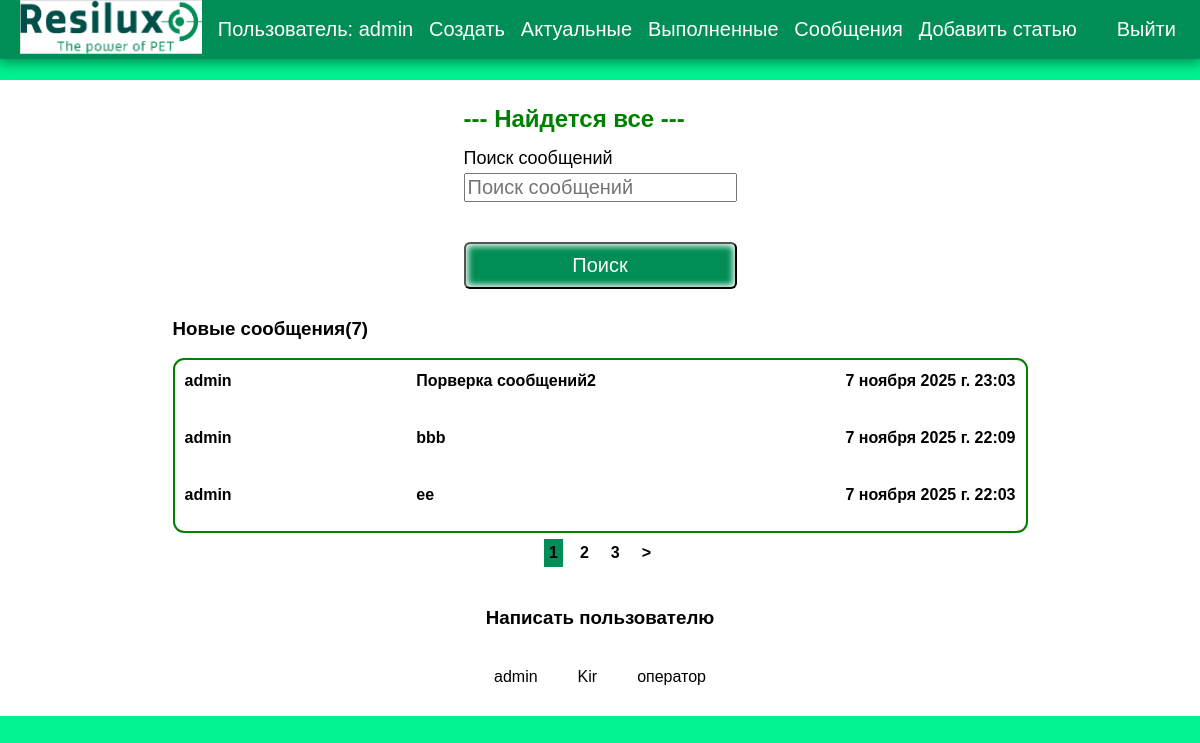
Page /tasks/tasks/inbox.html (signed in) on the committed database.
### tasks/models.py (models this page shows, shortened)
class Message(models.Model):
    sender = models.ForeignKey(User, on_delete=models.SET_NULL, null=True, blank=True, verbose_name="Отправитель")
    recipient = models.ForeignKey(User, on_delete=models.SET_NULL, null=True, blank=True, related_name="messages",
                                  verbose_name="Получатель")
    name = models.CharField(max_length=200, null=True, blank=True, verbose_name="Имя")
    email = models.EmailField(max_length=200, null=True, blank=True, verbose_name="email")
    subject = models.CharField(max_length=200, null=True, blank=True, verbose_name="Тема")
    body = models.TextField(verbose_name="Сообщение")
    is_read = models.BooleanField(default=False, null=True, verbose_name="Прочитано")
    created = models.DateTimeField(auto_now_add=True, verbose_name="Дата создания")
    class Meta:
        ordering = ['is_read', 'created']
        verbose_name = "сообщение"
        verbose_name_plural = "сообщения"

### tasks/views.py (the view)
# urls.py: path('tasks/inbox.html', views.inbox, name='inbox'),
@login_required(login_url='login')
def inbox(request):
    search_query, ms = search_messages(request)
    unread_count = ms.filter(is_read=False).count()
    custom_range, ms = paginate_messages(request, ms, 3)
    message_request = ms
    users = User.objects.all()
    title = "Все сообщения"
    context = {
        'message_request': ms,
        'unread_count': unread_count,
        'search_query': search_query,
        'custom_range': custom_range,
        'users': users,
        'title': title,
    }
    return render(request, 'tasks/inbox.html', context)

### tasks/utils.py (called while the page is built)
def search_messages(request):
    search_query = ''
    if request.GET.get('search_query'):
        search_query = request.GET.get('search_query')
    ms = Message.objects.order_by('-created').filter(recipient=request.user).filter(
        Q(body__icontains=search_query) |
        Q(subject__icontains=search_query)
    )
    return search_query, ms

def paginate_messages(request, ms, results):
    page = request.GET.get('page')
    paginator = Paginator(ms, results)
    try:
        ms = paginator.page(page)
    except PageNotAnInteger:  # http://127.0.0.1:8000/projects/?page=assa
        page = 1
        ms = paginator.page(page)
    except EmptyPage:  # http://127.0.0.1:8000/projects/?page=100000
        page = paginator.num_pages  # последняя страница
        ms = paginator.page(page)
    left_index = int(page) - 4
    if left_index < 1:
        left_index = 1
    right_index = int(page) + 5
    if right_index > paginator.num_pages:
        right_index = paginator.num_pages + 1
    custom_range = range(left_index, right_index)
    return custom_range, ms

### tasks/templates/tasks/inbox.html
{% extends 'tasks/base.html' %}
{% load static %}
{% block content %}
<section class="hero-section text-center">
    <div class="container container--narrow">
        <div class="hero-section__box">
            <h2>--- Найдется все --- </h2>
        </div>
        <div class="hero-section__search">
            <form class="form" action="#" method="get">
                <div class="form__field">
                    <label for="formInput#search">Поиск сообщений</label>
                    <input class="input input--text" id="formInput#search" type="text" name="search_query"
                           value="{{ search_query }}"
                           placeholder="Поиск сообщений"/>
                </div>
                <input class="btn btn--sub btn--lg" type="submit" value="Поиск"/>
            </form>
        </div>
    </div>
</section>
<main class="inbox">
    <div class="content-box">
        <h3 class="inbox__title">Новые сообщения(<span>{{ unread_count }}</span>)</h3>
        <ul class="messages">
            {% for message in message_request %}
            {% if message.is_read == False %}
            <li class="message message--unread">
                {% else %}
            <li class="message">
                {% endif %}
                <a href="{% url 'message' message.id %}">
                    <span class="message__author">{{ message.name }}</span>
                    <span class="message__subject">{{ message.subject }}</span>
                    <span class="message__date">{{ message.created }}</span>
                </a>
            </li>
            {% endfor %}
        </ul>
    </div>
{% include 'tasks/pagination.html' with queryset=message_request %}
</main>
<h3>Написать пользователю</h3>
<div class="send">
    {% for i in users %}
    <a href="{% url 'create-message' i.username %}">{{ i.username }}</a>
    {% endfor %}
</div>
{% endblock %}

### tasks/templates/tasks/base.html (shortened to what this page needs)
<!DOCTYPE html>
{% load static %}
<html lang="ru">
<head>
    <link rel="stylesheet" href="{% static 'css/style.css' %}">
</head>
<body>
<div class="menu">
    <div class="wrap_menu">
        <ul>
            <div class="logo">
                <a href="{% url 'index' %}">
                    <img src="{% static 'tasks/resilux.png' %}" alt="">
                </a>
            </div>
            {% if user.is_authenticated %}
            <li class="logo">Пользователь: {{ user.username}}</li>
            <li><a href="{% url 'createtask' %}">Создать</a></li>
            <li><a href="{% url 'currenttasks' %}">Актуальные</a></li>
            <li><a href="{% url 'completedtasks' %}">Выполненные</a></li>
            <li><a href="{% url 'inbox' %}">Сообщения</a></li>
            <li><a href="{% url 'add_page' %}">Добавить статью</a></li>
            <li>
                <form action="{% url 'logoutuser' %}" method="post">
                    <button class="top">Выйти</button>
                </form>
            </li>
            {% else %}
            <li><a href="{% url 'signupuser' %}">Зарегистрироваться</a></li>
            <li><a href="{% url 'completedtasks' %}">Выполненные</a></li>
            <li><a href="{% url 'loginuser' %}">Войти</a></li>
            {% endif %}
        </ul>
    </div>
</div>
<div class="content">
    <div class="wrap">
        {% block content %}
        {% endblock %}
    </div>
</div>
</body>
</html>

### tasks/static/css/style.css (style rules this page uses)
body { padding: 0; margin: 0; font-family: Verdana, Geneva, Tahoma, sans-serif; background: #00f291; }
.wrap { max-width: 1400px; margin: auto; padding: 10px 30px; box-sizing: border-box; background: #fff; }
.menu { background: #008e56; box-shadow: 0 2px 12px 2px #008e56; position: fixed; top: 0; width: 100%; }
.menu ul { list-style: none; padding-left: 20px; display: flex; justify-content: space-between; align-items: center; font-size: 20px; margin: 0; }
.menu a, .menu li { color: #fff; text-decoration: none; }
.content .wrap { display: flex; flex-direction: column; align-items: center; justify-content: center; margin-top: 80px; }
h1, h2 { color: green; margin: 15px 0; }
.btn { background: #008e56; color: #fff; border-radius: 6px; box-shadow: inset 0 0 6px 2px #fff; padding: 10px 40px; margin-top: 40px; font-size: 20px; cursor: pointer; }
input { width: 100%; box-sizing: border-box; margin-top: 4px; margin-bottom: 10px; }
.top { padding: 4px 24px; margin-top: 0; background: transparent; border: none; color: #fff; box-shadow: none; font-size: 20px; }
.content ul { list-style: none; padding: 0; margin: 0; }
.content li { margin-bottom: 15px; }
.content a { color: #000; display: block; padding: 20px; text-decoration: none; }
.but select,textarea, input { display: flex; align-items: flex-end; font-size: 20px; }
form label { font-size: 18px; }
.inbox { width: 75%; }
.inbox__title span { color: var(--color-main); }
.messages { list-style: none; background: var(--color-white); border: 2px solid green; border-radius: 0.7rem; }
.message { padding: 2px 0; }
.message.message--unread a span { font-weight: bold; }
.message:not(:last-child) { border-bottom: 2px solid var(--color-green-light); }
.message > a { display: flex; gap: 3rem; padding: 10px; }
.message__author, .message__date { flex-basis: 25%; }
.message__subject { flex-basis: 50%; }
.message__date { text-align: right; }
.send { display: flex; }

### rows in the picture
Message: name "admin", subject "Порверка сообщений2", created "7 ноября 2025 г. 23:03"
Message: name "admin", subject "bbb", created "7 ноября 2025 г. 22:09"
Message: name "admin", subject "ee", created "7 ноября 2025 г. 22:03"

### other values in the picture
{{ user.username }} "admin"
{{ unread_count }} "7"
{{ page }} "1"
{{ page }} "2" "3"
{{ i.username }} "admin"
{{ i.username }} "Kir"
{{ i.username }} "оператор"
